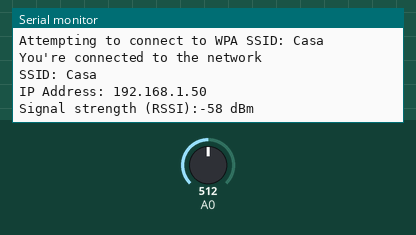
Bench run of a sketch on a simulated Arduino Uno, built with avr-gcc and run on an emulated ATmega328P. Parts: the last lines printed to the serial monitor. The inputs (shaded band) are chosen by the test bench; at power-on: A0 = 512. WiFi joins after 1.5 s; servers stay silent unless stated; uploads are accepted with an empty reply.

Above: at 2.7 s.
2.8 s: A0 set to 716
At 10.8 s:
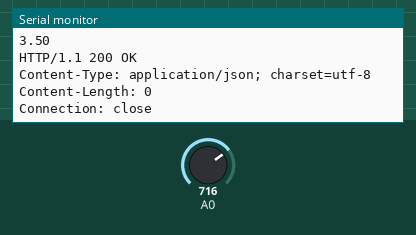
16.9 s: A0 set to 900
At 20.47 s:
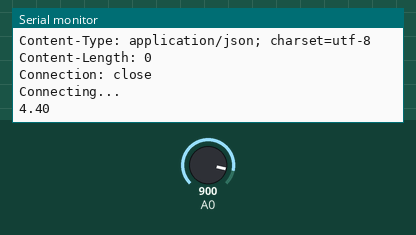

The sketch:

esp8266-connectwifi-UNO.ino
```cpp
/*
  WiFiEsp example: WebClientRepeating

 This sketch connects to a web server and makes an HTTP request
 using an Arduino ESP8266 module.
 It repeats the HTTP call each 10 seconds.

 For more details see: http://yaab-arduino.blogspot.com/p/wifiesp.html
*/

#include "WiFiEsp.h"

// Emulate mySerial on pins 2/3 if not present
#ifndef HAVE_HWSERIAL1
#include "SoftwareSerial.h"

//The connection in ESP8266 should be like these:
//
//ESP8266_TX->RX(D3)
//ESP8266_RX->TX(D2)
//ESP8266_CH_PD->3.3V
//ESP8266_VCC->3.3V
//ESP8266_GND->GND

//ESP8266_TX is connected to Arduino UNO as RX in D3
#define ESP8266_RX_PIN 3

//ESP8266_RX is connected to Arduino UNO as TX in D2
#define ESP8266_TX_PIN 2

//Create software serial object to communicate with ESP8266
SoftwareSerial mySerial(ESP8266_RX_PIN, ESP8266_TX_PIN);

////SoftwareSerial Serial1(6, 7); // RX, TX
#endif

char *ssid = "Casa";            // your network SSID (name)
char *pass = "remioy2006202";        // your network password
int status = WL_IDLE_STATUS;     // the Wifi radio's status

unsigned long lastConnectionTime = 0;         // last time you connected to the server, in milliseconds
const unsigned long postingInterval = 10000L; // delay between updates, in milliseconds

int sensorValue = 0;           //read the input on analog pin 0:
float voltage = 0;             // convert the analog reading (which goes from 0 - 1023) to a voltage (0 - 5V):
String voltageAsString = "";  // value read from readLDR()

char *server = "estredoyaqueclub.com.ve";
char *url = "/arduinoenviacorreo.php?telefono=";

// Initialize the Ethernet client object
WiFiEspClient client;

void setup()
{
  // initialize serial for debugging
  Serial.begin(115200);
  // initialize serial for ESP module
  mySerial.begin(9600);
  // initialize ESP module
  WiFi.init(&mySerial);

  // check for the presence of the shield
  if (WiFi.status() == WL_NO_SHIELD) {
    Serial.println("WiFi shield not present");
    // don't continue
    while (true);
  }

  // attempt to connect to WiFi network
  while ( status != WL_CONNECTED) {
    Serial.print("Attempting to connect to WPA SSID: ");
    Serial.println(ssid);
    // Connect to WPA/WPA2 network
    status = WiFi.begin(ssid, pass);
  }

  Serial.println("You're connected to the network");

  printWifiStatus();
}

void loop()
{
  // if there's incoming data from the net connection send it out the serial port
  // this is for debugging purposes only
  while (client.available()) {
    char c = client.read();
    Serial.write(c);
  }

  // if 10 seconds have passed since your last connection,
  // then connect again and send data
  if (millis() - lastConnectionTime > postingInterval) {
    httpRequest();
  }
}

// this method makes a HTTP connection to the server
void httpRequest()
{
  Serial.println();

  // close any connection before send a new request
  // this will free the socket on the WiFi shield
  client.stop();

  // if there's a successful connection
  if (client.connect(server, 80)) {
    Serial.println("Connecting...");

    // cleans voltageAsString
    voltageAsString = "";
    // converts float voltage to String
    voltageAsString = String(readLDR());

    // send the HTTP PUT request
    client.print(String("GET ") + url + voltageAsString + " HTTP/1.1\r\n" +
                  "Host: " + server + "\r\n" +
                  "Connection: close" + "\r\n");

//    client.println(F("GET /WhiteList.txt HTTP/1.1"));
//    client.println(F("Host: castillolk.com.ve"));
//    client.println("Connection: close");
    client.println();

    // note the time that the connection was made
    lastConnectionTime = millis();
  }
  else {
    // if you couldn't make a connection
    Serial.println("Connection failed");
  }
}

void printWifiStatus()
{
  // print the SSID of the network you're attached to
  Serial.print("SSID: ");
  Serial.println(WiFi.SSID());

  // print your WiFi shield's IP address
  IPAddress ip = WiFi.localIP();
  Serial.print("IP Address: ");
  Serial.println(ip);

  // print the received signal strength
  long rssi = WiFi.RSSI();
  Serial.print("Signal strength (RSSI):");
  Serial.print(rssi);
  Serial.println(" dBm");
}

float readLDR()
{
  //read the input on analog pin 0:
  sensorValue = analogRead(A0);
  //Convert the analog reading (which goes from 0 - 1023) to a voltage (0 - 5V):
  voltage = sensorValue * (5.0 / 1023.0);
  // print out the value you read:
  Serial.println(voltage);
  return voltage;
}
```

Measured:
- after the input at 2.8 s, the serial monitor: prints a new line after 7.4 s (image 1)
- after the input at 16.9 s, the serial monitor: prints a new line after 3.5 s (image 2)
